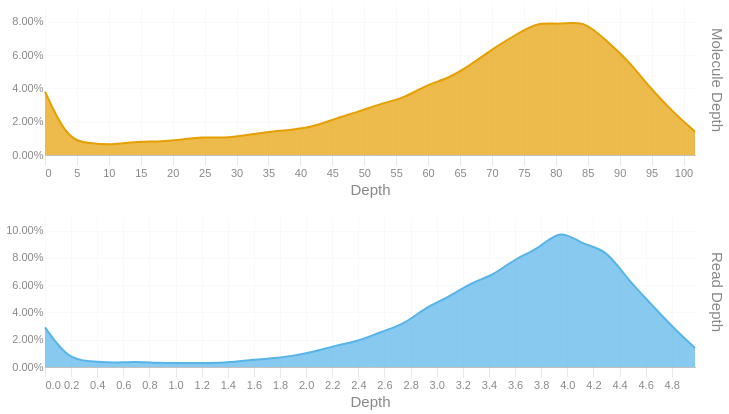

Notebook source saved alongside this figure:
### Code cell
readdep = depth_hist(tb['Read Depth'], q99, 3)
readdep = readdep.with_columns(pl.lit('Read Depth').alias('Metric'))
if not SKIPLR:
    moldep = depth_hist(tb['Molecule Depth'], mol_q99, 1)
    moldep = moldep.with_columns(pl.lit('Molecule Depth').alias('Metric'))
    _hist = pl.concat([readdep, moldep])
    _hist = _hist.filter(pl.col('Proportion') != 0)
    with SafeRender(_hist):
        (
            alt.Chart(_hist)        
            .mark_area(interpolate = "basis")
            .encode(
                x=alt.X('Bin:Q').scale(domainMin=0).axis(alt.Axis(title='Depth')),
                y = alt.Y('Proportion:Q', title = None).axis(format = '.2%'),
                color = alt.Color('Metric:N').legend(None),
                row = alt.Row("Metric:N").header(title = None, labelOrient = 'right'),
                tooltip = [
                    alt.Tooltip("Metric:N", title = "Metric"),
                    alt.Tooltip('Interval:N', title = "Depth Interval"),
                    alt.Tooltip('Proportion:Q', title = "% Alignments").format('.2%')
                ]
            )
            .resolve_scale(x='independent', y='independent')
            .properties(
                height = 150, width = 650,
                usermeta={'embedOptions': {'downloadFileName': f'{samplename}.depth.hist'}}
            )
        ).display()
else:
    readdep = readdep.filter(pl.col('Proportion') != 0)
    with SafeRender(readdep):
        (
            alt.Chart(readdep)        
            .mark_area(interpolate = "basis")
            .encode(
                x=alt.X('Bin:Q').scale(domainMin=0).axis(alt.Axis(title='Depth')),
                y = alt.Y('Proportion:Q', title = None).axis(format = '.2%'),
                tooltip = [
                    alt.Tooltip('Interval:N', title = "Depth Interval"),
                    alt.Tooltip('Proportion:Q', title = "% Alignments").format('.2%')
                ]
            )
            .properties(
                usermeta={'embedOptions': {'downloadFileName': f'{samplename}.depth.hist'}}
            )
        ).display()

### Figure 1 — Vega-Lite specification as saved in the notebook (floating-point values rounded to 4 significant figures)
{"width": 650, "height": 150, "config": {"title": {"anchor": "start", "dy": -15, "fontSize": 18, "color": "#888888", "subtitleColor": "#888888", "subtitleFontSize": 14}, "arc": {"fill": "#0072B2"}, "axis": {"domainColor": "#888888", "domainWidth": 0.5, "gridWidth": 0.2, "grid": false, "titleFontWeight": 400, "titleFontSize": 15, "labelFontSize": 11, "labelColor": "#888888", "tickColor": "#888888", "tickWidth": 0.2, "titleColor": "#888888"}, "axisBand": {"grid": false}, "axisX": {"grid": true, "tickSize": 10, "domainCap": "round"}, "axisY": {"domain": false, "grid": true, "tickSize": 0, "domainCap": "round"}, "background": "transparent", "header": {"labelFontSize": 15, "labelColor": "#888888", "titleFontSize": 15, "titleFontWeight": 600, "titleColor": "#888888"}, "legend": {"labelFont": "sans-serif", "labelFontSize": 12, "labelColor": "#888888", "symbolSize": 100, "symbolType": "circle", "titleFontSize": 12, "titlePadding": 10, "titleColor": "#888888", "title": null}, "range": {"category": ["#E69F00", "#56B4E9", "#009E73", "#F0E442", "#0072B2", "#D55E00", "#CC79A7", "#000000"], "diverging": ["#cfe8f3", "#a2d4ec", "#73bfe2", "#46abdb", "#1696d2", "#12719e"]}, "area": {"fill": "#0072B2", "fillOpacity": 0.7, "line": true, "strokeOpacity": 0.7}, "line": {"color": "#0072B2", "stroke": "#0072B2", "strokeWidth": 2}, "trail": {"color": "#0072B2", "stroke": "#0072B2", "strokeWidth": 0, "size": 1}, "point": {"filled": true, "fillOpacity": 1.0, "size": 95}, "text": {"color": "#888888", "fontSize": 11, "align": "right", "fontWeight": 400, "size": 11}, "bar": {"fill": "#0072B2", "stroke": null}, "view": {"stroke": null, "continuousWidth": 660, "continuousHeight": 400}}, "data": {"name": "data-88aeca8b7c1a3f17d6e212a0062225d3"}, "mark": {"type": "area", "interpolate": "basis"}, "encoding": {"color": {"field": "Metric", "legend": null, "type": "nominal"}, "row": {"field": "Metric", "header": {"title": null, "labelOrient": "right"}, "type": "nominal"}, "tooltip": [{"field": "Metric", "title": "Metric", "type": "nominal"}, {"field": "Interval", "title": "Depth Interval", "type": "nominal"}, {"field": "Proportion", "format": ".2%", "title": "% Alignments", "type": "quantitative"}], "x": {"axis": {"title": "Depth"}, "field": "Bin", "scale": {"domainMin": 0}, "type": "quantitative"}, "y": {"axis": {"format": ".2%"}, "field": "Proportion", "title": null, "type": "quantitative"}}, "resolve": {"scale": {"x": "independent", "y": "independent"}}, "usermeta": {"embedOptions": {"downloadFileName": "S5_Connecticut_998.depth.hist"}}, "$schema": "https://vega.github.io/schema/vega-lite/v6.1.0.json", "datasets": {"data-88aeca8b7c1a3f17d6e212a0062225d3": [{"Bin": 0.0, "Interval": "0.0-0.172", "Proportion": 0.029, "Metric": "Read Depth"}, {"Bin": 0.172, "Interval": "0.172-0.343", "Proportion": 0.006, "Metric": "Read Depth"}, {"Bin": 0.343, "Interval": "0.343-0.515", "Proportion": 0.004, "Metric": "Read Depth"}, {"Bin": 0.515, "Interval": "0.515-0.687", "Proportion": 0.003, "Metric": "Read Depth"}, {"Bin": 0.687, "Interval": "0.687-0.858", "Proportion": 0.004, "Metric": "Read Depth"}, {"Bin": 0.858, "Interval": "0.858-1.03", "Proportion": 0.003, "Metric": "Read Depth"}, {"Bin": 1.03, "Interval": "1.03-1.202", "Proportion": 0.003, "Metric": "Read Depth"}, {"Bin": 1.202, "Interval": "1.202-1.373", "Proportion": 0.003, "Metric": "Read Depth"}, {"Bin": 1.373, "Interval": "1.373-1.545", "Proportion": 0.003, "Metric": "Read Depth"}, {"Bin": 1.545, "Interval": "1.545-1.717", "Proportion": 0.005, "Metric": "Read Depth"}, {"Bin": 1.717, "Interval": "1.717-1.888", "Proportion": 0.006, "Metric": "Read Depth"}, {"Bin": 1.888, "Interval": "1.888-2.06", "Proportion": 0.008, "Metric": "Read Depth"}, {"Bin": 2.06, "Interval": "2.06-2.232", "Proportion": 0.011, "Metric": "Read Depth"}, {"Bin": 2.232, "Interval": "2.232-2.403", "Proportion": 0.016, "Metric": "Read Depth"}, {"Bin": 2.403, "Interval": "2.403-2.575", "Proportion": 0.019, "Metric": "Read Depth"}, {"Bin": 2.575, "Interval": "2.575-2.747", "Proportion": 0.026, "Metric": "Read Depth"}, {"Bin": 2.747, "Interval": "2.747-2.918", "Proportion": 0.031, "Metric": "Read Depth"}, {"Bin": 2.918, "Interval": "2.918-3.09", "Proportion": 0.044, "Metric": "Read Depth"}, {"Bin": 3.09, "Interval": "3.09-3.262", "Proportion": 0.051, "Metric": "Read Depth"}, {"Bin": 3.262, "Interval": "3.262-3.433", "Proportion": 0.062, "Metric": "Read Depth"}, {"Bin": 3.433, "Interval": "3.433-3.605", "Proportion": 0.067, "Metric": "Read Depth"}, {"Bin": 3.605, "Interval": "3.605-3.777", "Proportion": 0.08, "Metric": "Read Depth"}, {"Bin": 3.777, "Interval": "3.777-3.948", "Proportion": 0.086, "Metric": "Read Depth"}, {"Bin": 3.948, "Interval": "3.948-4.12", "Proportion": 0.102, "Metric": "Read Depth"}, {"Bin": 4.12, "Interval": "4.12-4.292", "Proportion": 0.089, "Metric": "Read Depth"}, {"Bin": 4.292, "Interval": "4.292-4.463", "Proportion": 0.087, "Metric": "Read Depth"}, {"Bin": 4.463, "Interval": "4.463-4.635", "Proportion": 0.064, "Metric": "Read Depth"}, {"Bin": 4.635, "Interval": "4.635-4.807", "Proportion": 0.047, "Metric": "Read Depth"}, {"Bin": 4.807, "Interval": "4.807-4.978", "Proportion": 0.029, "Metric": "Read Depth"}, {"Bin": 4.978, "Interval": "4.978-5.15", "Proportion": 0.014, "Metric": "Read Depth"}, {"Bin": 0.0, "Interval": "0.0-3.5", "Proportion": 0.038, "Metric": "Molecule Depth"}, {"Bin": 3.5, "Interval": "3.5-7.0", "Proportion": 0.009, "Metric": "Molecule Depth"}, {"Bin": 7.0, "Interval": "7.0-10.5", "Proportion": 0.007, "Metric": "Molecule Depth"}, {"Bin": 10.5, "Interval": "10.5-14.0", "Proportion": 0.006, "Metric": "Molecule Depth"}, {"Bin": 14.0, "Interval": "14.0-17.6", "Proportion": 0.008, "Metric": "Molecule Depth"}, {"Bin": 17.6, "Interval": "17.6-21.1", "Proportion": 0.008, "Metric": "Molecule Depth"}, {"Bin": 21.1, "Interval": "21.1-24.6", "Proportion": 0.009, "Metric": "Molecule Depth"}, {"Bin": 24.6, "Interval": "24.6-28.1", "Proportion": 0.011, "Metric": "Molecule Depth"}, {"Bin": 28.1, "Interval": "28.1-31.6", "Proportion": 0.01, "Metric": "Molecule Depth"}, {"Bin": 31.6, "Interval": "31.6-35.1", "Proportion": 0.012, "Metric": "Molecule Depth"}, {"Bin": 35.1, "Interval": "35.1-38.6", "Proportion": 0.014, "Metric": "Molecule Depth"}, {"Bin": 38.6, "Interval": "38.6-42.1", "Proportion": 0.015, "Metric": "Molecule Depth"}, {"Bin": 42.1, "Interval": "42.1-45.6", "Proportion": 0.017, "Metric": "Molecule Depth"}, {"Bin": 45.6, "Interval": "45.6-49.1", "Proportion": 0.022, "Metric": "Molecule Depth"}, {"Bin": 49.1, "Interval": "49.1-52.7", "Proportion": 0.026, "Metric": "Molecule Depth"}, {"Bin": 52.7, "Interval": "52.7-56.2", "Proportion": 0.031, "Metric": "Molecule Depth"}, {"Bin": 56.2, "Interval": "56.2-59.7", "Proportion": 0.034, "Metric": "Molecule Depth"}, {"Bin": 59.7, "Interval": "59.7-63.2", "Proportion": 0.042, "Metric": "Molecule Depth"}, {"Bin": 63.2, "Interval": "63.2-66.7", "Proportion": 0.046, "Metric": "Molecule Depth"}, {"Bin": 66.7, "Interval": "66.7-70.2", "Proportion": 0.054, "Metric": "Molecule Depth"}, {"Bin": 70.2, "Interval": "70.2-73.7", "Proportion": 0.064, "Metric": "Molecule Depth"}, {"Bin": 73.7, "Interval": "73.7-77.2", "Proportion": 0.072, "Metric": "Molecule Depth"}, {"Bin": 77.2, "Interval": "77.2-80.7", "Proportion": 0.08, "Metric": "Molecule Depth"}, {"Bin": 80.7, "Interval": "80.7-84.3", "Proportion": 0.078, "Metric": "Molecule Depth"}, {"Bin": 84.3, "Interval": "84.3-87.8", "Proportion": 0.081, "Metric": "Molecule Depth"}, {"Bin": 87.8, "Interval": "87.8-91.3", "Proportion": 0.069, "Metric": "Molecule Depth"}, {"Bin": 91.3, "Interval": "91.3-94.8", "Proportion": 0.057, "Metric": "Molecule Depth"}, {"Bin": 94.8, "Interval": "94.8-98.3", "Proportion": 0.04, "Metric": "Molecule Depth"}, {"Bin": 98.3, "Interval": "98.3-101.8", "Proportion": 0.026, "Metric": "Molecule Depth"}, {"Bin": 101.8, "Interval": "101.8-105.32", "Proportion": 0.014, "Metric": "Molecule Depth"}]}}
